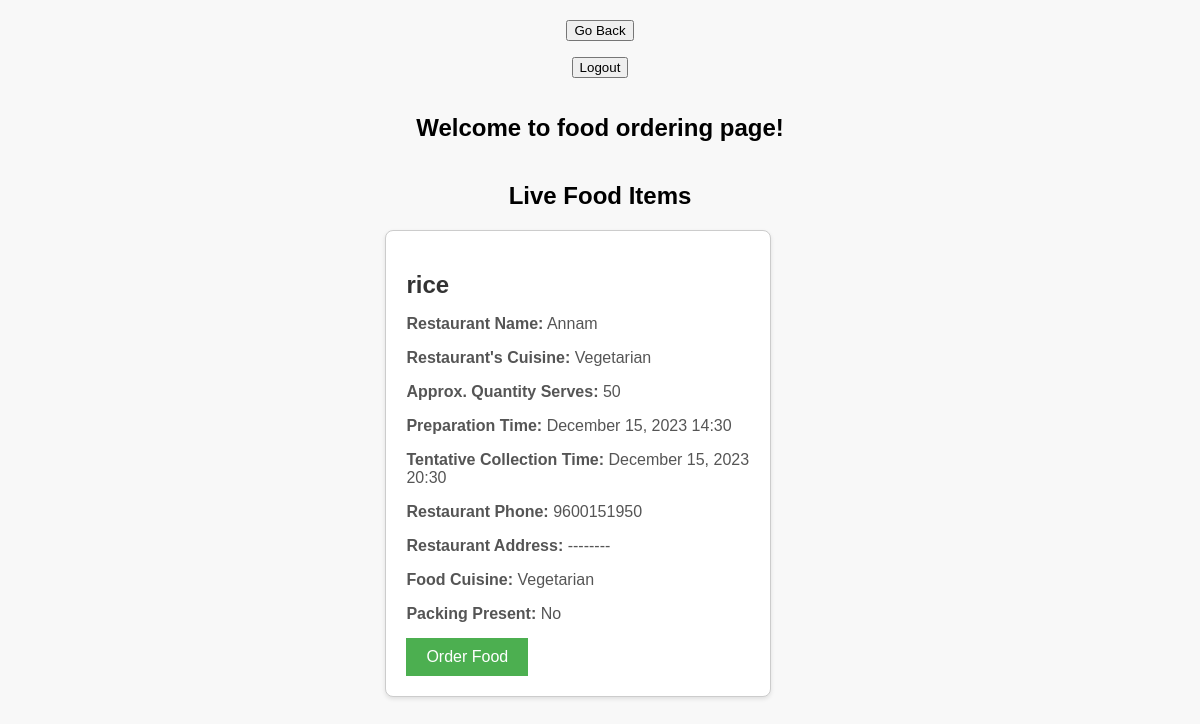
The app's page /charity/order/ (signed in), older data.
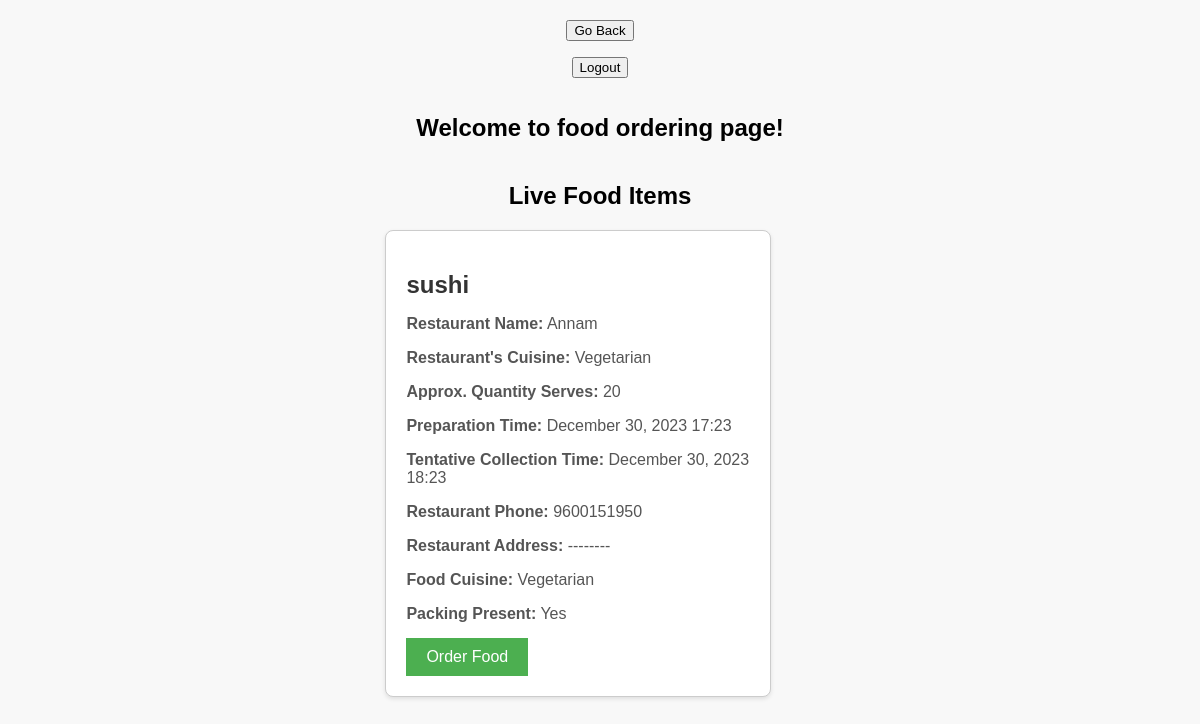
The same page, newer data.
### app/models.py (models this page shows)
class FoodOrder(models.Model):
    id = models.AutoField(primary_key=True)
    organization_name = models.CharField(max_length=255)
    cuisine_type = models.CharField(max_length=20)
    restaurant_phone = models.CharField(max_length=15)
    city = models.CharField(max_length=255)
    state = models.CharField(max_length=255)
    restaurant_address = models.TextField()
    charity_name = models.CharField(max_length=255, default="Nil")
    delivery_address = models.TextField()
    charity_phone = models.CharField(max_length=15)
    time_of_preparation = models.DateTimeField()
    name_of_food = models.CharField(max_length=255)
    food_cuisine = models.CharField(max_length=20)
    quantity_serves = models.IntegerField()
    storage_duration = models.CharField(max_length=100)
    tentative_collection_time = models.DateTimeField()
    packing_present = models.CharField(max_length=3)
    is_live = models.BooleanField(default=False)
    collected_time = models.DateTimeField(null=True, blank=True)
    restaurant_inbox = models.BooleanField(default=False) #to be displayed in restaurant inbox
    charity_inbox = models.BooleanField(default=False) #to be displayed in charity inbox
    display_status = models.BooleanField(default=False) #to be displayed on contributions/order history
    accept_reject_status = models.BooleanField(default=True) #for making the accept/reject button vanish after clicking
    order_timestamp = models.DateTimeField(auto_now_add=True) #time when order was placed
    restaurant_order_status = models.CharField(max_length=20, default="Nil")

### app/views.py (the view)
# urls.py: path('charity/order/', views.order, name="order"),
def order(request):
    username=request.session.get('username')
    live_food_items = FoodOrder.objects.filter(is_live=True)
    print(live_food_items)
    return render(request,'app/order.html', {"live_food_items":live_food_items, "username":username})

### app/templates/app/order.html (shortened to what this page needs)
<form method="post" action="{% url 'charityhome' %}">
    <button type="submit">Go Back</button>
</form>
<form method="post" action="{% url 'logout' %}">
    <button type="submit">Logout</button>
</form>
<h2>Welcome to food ordering page!</h2>
<!DOCTYPE html>
<html lang="en">
<head>
</head>
<body>
{% if username %}
    <h2>Live Food Items</h2>
    {% if live_food_items %}
      {% for food_item in live_food_items %}
         <form class="" action="{% url 'orderfood' %}" method="post">
           <div class="food-item" onclick="enlargeFoodItem(this)">
               <h2>{{ food_item.name_of_food }}</h2>
               <p><strong>Restaurant Name:</strong> {{ food_item.organization_name }}</p>
               <p><strong>Restaurant's Cuisine:</strong> {{ food_item.cuisine_type }}</p>
               <p><strong>Approx. Quantity Serves:</strong> {{ food_item.quantity_serves }}</p>
               <p><strong>Preparation Time:</strong> {{ food_item.time_of_preparation|date:"F j, Y H:i" }}</p>
               <p><strong>Tentative Collection Time:</strong> {{ food_item.tentative_collection_time|date:"F j, Y H:i" }}</p>
               <p><strong>Restaurant Phone:</strong> {{ food_item.restaurant_phone }}</p>
               <p><strong>Restaurant Address:</strong> {{ food_item.restaurant_address }}</p>
               <p><strong>Food Cuisine:</strong> {{ food_item.food_cuisine }}</p>
               <p><strong>Packing Present:</strong> {{ food_item.packing_present }}</p>
               <button type="submit" class="order-button">Order Food</button>
           </div>
         </form>
      {% endfor %}
    {% else %}
      <div>No food items currently available! Kindly check later</div>
    {% endif %}
{% else %}
    <h2>You do not have an account registered with us!</h2>
    <p><a href="{% url 'register' %}">Register here</a></p>
{% endif %}
</body>
</html>

Row changes from the older to the newer data that the page shows:
no longer on this page (row edited): FoodOrder: name_of_food "rice", organization_name "Annam", cuisine_type "Vegetarian", quantity_serves "50", time_of_preparation "December 15, 2023 14:30", tentative_collection_time "December 15, 2023 20:30", restaurant_phone "9600151950", restaurant_address "--------", food_cuisine "Vegetarian", packing_present "No"
now on this page (row edited): FoodOrder: name_of_food "sushi", organization_name "Annam", cuisine_type "Vegetarian", quantity_serves "20", time_of_preparation "December 30, 2023 17:23", tentative_collection_time "December 30, 2023 18:23", restaurant_phone "9600151950", restaurant_address "--------", food_cuisine "Vegetarian", packing_present "Yes"
